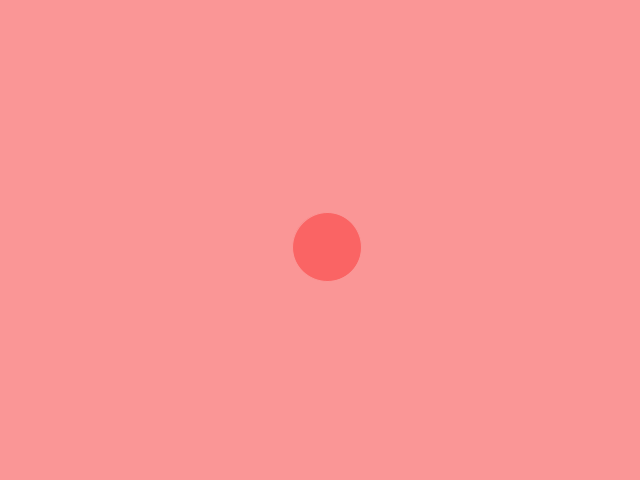
Frame 1 (no input)
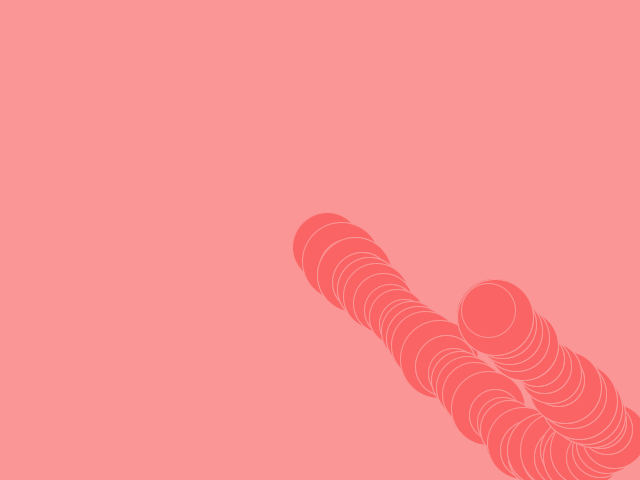
Frame 60 (the mouse pressed at the canvas centre just before this capture)
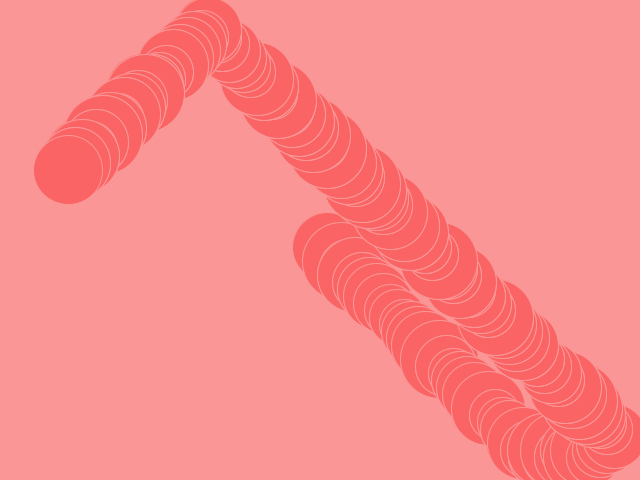
Frame 120 (the mouse held since frame 60 and released just before this capture)

The Processing sketch that drew these frames (run headless with seeded random() and noise(); from frame 60 on, the mouse is pressed at the canvas centre):

// Processing sketch: exercise01
// ── exercise01.pde
// variable for circle speed
final int CIRCLE_SPEED = 7; 
// variable fill color of circle
final color NO_CLICK_FILL_COLOR = color(250, 100, 100);
// variable fill color when you click on the circle  
final color CLICK_FILL_COLOR = color(100, 100, 250); 
// variable background of the sketch
final color BACKGROUND_COLOR = color(250, 150, 150); 
// variable for stroke color of the circle
final color STROKE_COLOR = color(250, 150, 150); 
// variable for size of the circle 
final int CIRCLE_SIZE = 50; 

// variable for x location of circle
int circleX; 
// variable for y location of circle
int circleY; 
// variable for speed on x axis
int circleVX; 
// varaible for speed on y axis 
int circleVY;
// new variable 
int currentCircleSize; 


  // setup()
  //
  // sets the inital size, background etc. 
  
void setup() { 
  // set screen size to 640px by 480px
  size(640, 480); 
  // set the inital x coordinate for location of the ball
  circleX = width/2; 
  // set intial y coordinate for location of the ball
  circleY = height/2; 
  // set values of the circleVX variable
  circleVX = CIRCLE_SPEED; 
  // set values of the circleVY variable
  circleVY = CIRCLE_SPEED;
  // set stroke color of circle
  stroke(STROKE_COLOR);
  // set intial fill color of circle
  fill(NO_CLICK_FILL_COLOR);
  // set inital the background color
  background(BACKGROUND_COLOR);
}

//draw()
//loops code forever untill you tell it to stop 
//make sure the circles stay on the screen and change fill color if the mouse touches a circle 

void draw() {
  
  // if/else statement
  //if specific conditions are meant execute a certain code if not run another code
  // if the mouse touches the circle change the fill color to variable CLICK_FILL_COLOR
  // else keep the fill color the variable NO_CLICK_FILL_COLOR
  
    if (dist(mouseX, mouseY, circleX, circleY) < currentCircleSize/2) {
    fill(CLICK_FILL_COLOR);
  }
  else {
    fill(NO_CLICK_FILL_COLOR);
  }
  // draw a circle each frame based on values set by variables  
  ellipse(circleX, circleY, currentCircleSize, currentCircleSize);
  
  //add circleVX to the circle  
  
  //change the x location of the circle in each frame to move it across the screen
  circleX += circleVX;
  //change the y location of the circle in each frame to move it across the screen
  circleY += circleVY;
  
  //CHANGED
  //change the size of the circle each frame
  currentCircleSize = CIRCLE_SIZE + int(random(0,30));
  //CHANGED

  //if statement
  //if specific conditions are meant execute a certain code 
  // make sure the circles don't go off the screen on the x axis
  if (circleX + currentCircleSize/2 > width || circleX - currentCircleSize/2 < 0) {
    circleVX = -circleVX;
  }
  //if statement
  //if specific conditions are meant execute a certain code 
  // make sure the circles don't go off the screen on the y axis
  if (circleY + currentCircleSize/2 > height || circleY - currentCircleSize/2 < 0) {
    circleVY = -circleVY;
  }
  
  //CHANGED
  
  //if statement 
  // if mouse is on the right side of the screen draw a rectangle 
  // else draw a circle 
  
  if ( mouseX > 320){
      rectMode(CENTER);
      rect(circleX, circleY,  currentCircleSize,  currentCircleSize);
    }
    
    else{
      ellipse(circleX, circleY,  currentCircleSize,  currentCircleSize);
    }

  //CHANGED
  
}

//mousePressed()
// when the mouse button goes down 
// change the background color

void mousePressed() {
  //change background color to variable BACKGROUND_COLOR 
  background(BACKGROUND_COLOR);
}
